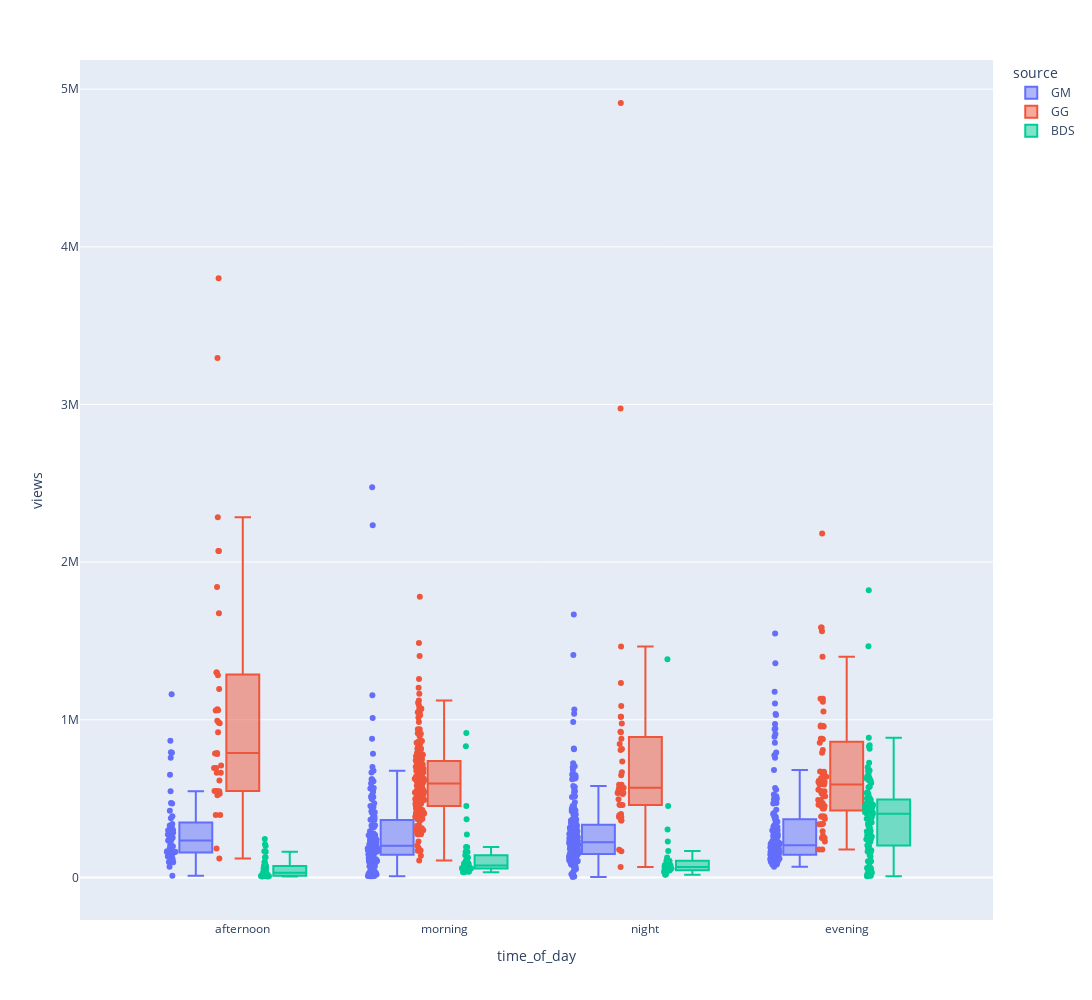

Here is the notebook cell this chart was saved with:
### Code cell
#make a plot to visualize the relationship between time of day and views
fig = px.box(df, x='time_of_day', y='views', color='source', points='all', height=1000, width=1500)
fig.show()

### Figure 1 — Plotly figure (JSON) as saved in the notebook; plotly's stock layout.template omitted (floating-point values rounded to 4 significant figures; data arrays with more than 128 entries replaced by an {"elided": "..."} marker saying what was removed)
{"data": [{"alignmentgroup": "True", "boxpoints": "all", "hovertemplate": "source=GM<br>time_of_day=%{x}<br>views=%{y}<extra></extra>", "legendgroup": "GM", "marker": {"color": "#636efa"}, "name": "GM", "notched": false, "offsetgroup": "GM", "orientation": "v", "showlegend": true, "type": "box", "x": {"elided": "502 str values"}, "x0": " ", "xaxis": "x", "y": {"elided": "502 int values"}, "y0": " ", "yaxis": "y"}, {"alignmentgroup": "True", "boxpoints": "all", "hovertemplate": "source=GG<br>time_of_day=%{x}<br>views=%{y}<extra></extra>", "legendgroup": "GG", "marker": {"color": "#EF553B"}, "name": "GG", "notched": false, "offsetgroup": "GG", "orientation": "v", "showlegend": true, "type": "box", "x": {"elided": "326 str values"}, "x0": " ", "xaxis": "x", "y": {"elided": "326 int values"}, "y0": " ", "yaxis": "y"}, {"alignmentgroup": "True", "boxpoints": "all", "hovertemplate": "source=BDS<br>time_of_day=%{x}<br>views=%{y}<extra></extra>", "legendgroup": "BDS", "marker": {"color": "#00cc96"}, "name": "BDS", "notched": false, "offsetgroup": "BDS", "orientation": "v", "showlegend": true, "type": "box", "x": {"elided": "214 str values"}, "x0": " ", "xaxis": "x", "y": {"elided": "214 int values"}, "y0": " ", "yaxis": "y"}], "layout": {"boxmode": "group", "height": 1000, "legend": {"title": {"text": "source"}, "tracegroupgap": 0}, "margin": {"t": 60}, "width": 1500, "xaxis": {"anchor": "y", "domain": [0, 1], "title": {"text": "time_of_day"}}, "yaxis": {"anchor": "x", "domain": [0, 1], "title": {"text": "views"}}}}
